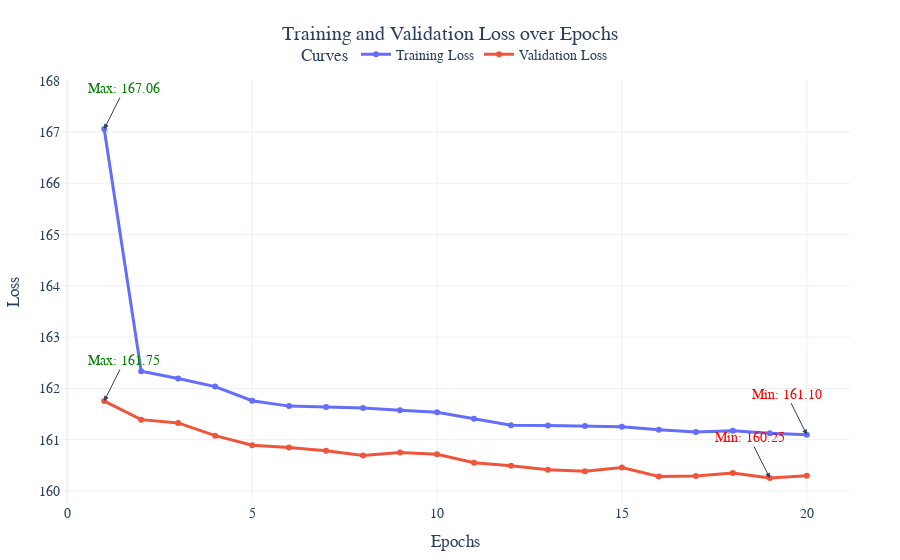

The code cell stored with this chart in its notebook:
### Code cell
trainer = Trainer(
    model=model,
    config=TrainerConfig(
        criterion='mixed_type_reconstruction_loss',
        optimizer='adam',
        early_stopping_patience=3,
        learning_rate=1e-3,
        weight_decay=1e-5,
        save_weights_path="./models/bert_adult.pth",
        batch_size=128
    )
)
trainer.train(train_dataset, val_dataset, epochs=20, visualize=True)

### Figure 1 — Plotly figure (JSON) as saved in the notebook; plotly's stock layout.template omitted (floating-point values rounded to 4 significant figures)
{"data": [{"hovertemplate": "%{x}, %{y}<extra>Training Loss</extra>", "line": {"width": 3}, "marker": {"size": 6}, "mode": "lines+markers", "name": "Training Loss", "type": "scatter", "x": [1, 2, 3, 4, 5, 6, 7, 8, 9, 10, 11, 12, 13, 14, 15, 16, 17, 18, 19, 20], "y": [167.1, 162.3, 162.2, 162.0, 161.8, 161.7, 161.6, 161.6, 161.6, 161.5, 161.4, 161.3, 161.3, 161.3, 161.3, 161.2, 161.1, 161.2, 161.1, 161.1]}, {"hovertemplate": "%{x}, %{y}<extra>Validation Loss</extra>", "line": {"width": 3}, "marker": {"size": 6}, "mode": "lines+markers", "name": "Validation Loss", "type": "scatter", "x": [1, 2, 3, 4, 5, 6, 7, 8, 9, 10, 11, 12, 13, 14, 15, 16, 17, 18, 19, 20], "y": [161.8, 161.4, 161.3, 161.1, 160.9, 160.8, 160.8, 160.7, 160.7, 160.7, 160.5, 160.5, 160.4, 160.4, 160.5, 160.3, 160.3, 160.4, 160.3, 160.3]}], "layout": {"annotations": [{"arrowhead": 2, "ax": -20, "ay": -40, "font": {"color": "red"}, "showarrow": true, "text": "Min: 161.10", "x": 20, "y": 161.1}, {"arrowhead": 2, "ax": 20, "ay": -40, "font": {"color": "green"}, "showarrow": true, "text": "Max: 167.06", "x": 1, "y": 167.1}, {"arrowhead": 2, "ax": -20, "ay": -40, "font": {"color": "red"}, "showarrow": true, "text": "Min: 160.25", "x": 19, "y": 160.3}, {"arrowhead": 2, "ax": 20, "ay": -40, "font": {"color": "green"}, "showarrow": true, "text": "Max: 161.75", "x": 1, "y": 161.8}], "font": {"family": "Arial, sans-serif", "size": 14}, "legend": {"orientation": "h", "title": {"text": "Curves"}, "x": 0.5, "xanchor": "center", "y": 1.02, "yanchor": "bottom"}, "margin": {"b": 50, "l": 50, "r": 50, "t": 80}, "title": {"text": "Training and Validation Loss over Epochs", "x": 0.5, "xanchor": "center"}, "xaxis": {"title": {"text": "Epochs"}}, "yaxis": {"title": {"text": "Loss"}}}}
